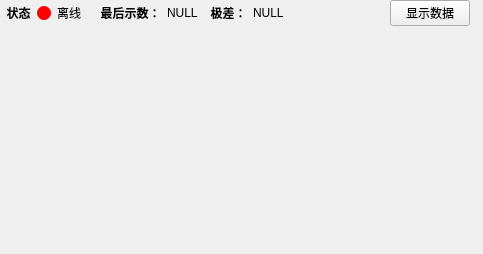
<?xml version="1.0" encoding="UTF-8"?>
<ui version="4.0">
 <class>CollectPanel</class>
 <widget class="QWidget" name="CollectPanel">
  <property name="geometry">
   <rect>
    <x>0</x>
    <y>0</y>
    <width>483</width>
    <height>254</height>
   </rect>
  </property>
  <property name="windowTitle">
   <string>Form</string>
  </property>
  <layout class="QGridLayout" name="gridLayout_3">
   <property name="leftMargin">
    <number>0</number>
   </property>
   <property name="topMargin">
    <number>0</number>
   </property>
   <property name="rightMargin">
    <number>0</number>
   </property>
   <property name="bottomMargin">
    <number>0</number>
   </property>
   <item row="0" column="0">
    <layout class="QHBoxLayout" name="horizontalLayout_30">
     <item>
      <widget class="QLabel" name="label_37">
       <property name="font">
        <font>
         <weight>75</weight>
         <bold>true</bold>
        </font>
       </property>
       <property name="text">
        <string>  状态</string>
       </property>
      </widget>
     </item>
     <item>
      <widget class="QLabel" name="led">
       <property name="sizePolicy">
        <sizepolicy hsizetype="Fixed" vsizetype="Fixed">
         <horstretch>0</horstretch>
         <verstretch>0</verstretch>
        </sizepolicy>
       </property>
       <property name="minimumSize">
        <size>
         <width>14</width>
         <height>14</height>
        </size>
       </property>
       <property name="maximumSize">
        <size>
         <width>14</width>
         <height>14</height>
        </size>
       </property>
       <property name="styleSheet">
        <string notr="true">border-radius:7px;background-color: red;
</string>
       </property>
       <property name="text">
        <string/>
       </property>
      </widget>
     </item>
     <item>
      <widget class="QLabel" name="ledText">
       <property name="sizePolicy">
        <sizepolicy hsizetype="Preferred" vsizetype="Preferred">
         <horstretch>0</horstretch>
         <verstretch>0</verstretch>
        </sizepolicy>
       </property>
       <property name="text">
        <string>离线  </string>
       </property>
      </widget>
     </item>
     <item>
      <widget class="QLabel" name="label_43">
       <property name="sizePolicy">
        <sizepolicy hsizetype="Preferred" vsizetype="Preferred">
         <horstretch>0</horstretch>
         <verstretch>0</verstretch>
        </sizepolicy>
       </property>
       <property name="font">
        <font>
         <weight>75</weight>
         <bold>true</bold>
        </font>
       </property>
       <property name="text">
        <string>  最后示数：</string>
       </property>
      </widget>
     </item>
     <item>
      <widget class="QLabel" name="lbLeastData">
       <property name="sizePolicy">
        <sizepolicy hsizetype="Preferred" vsizetype="Preferred">
         <horstretch>0</horstretch>
         <verstretch>0</verstretch>
        </sizepolicy>
       </property>
       <property name="text">
        <string>NULL</string>
       </property>
      </widget>
     </item>
     <item>
      <widget class="QLabel" name="label_44">
       <property name="sizePolicy">
        <sizepolicy hsizetype="Preferred" vsizetype="Preferred">
         <horstretch>0</horstretch>
         <verstretch>0</verstretch>
        </sizepolicy>
       </property>
       <property name="font">
        <font>
         <weight>75</weight>
         <bold>true</bold>
        </font>
       </property>
       <property name="text">
        <string>  极差：</string>
       </property>
      </widget>
     </item>
     <item>
      <widget class="QLabel" name="lbRange">
       <property name="sizePolicy">
        <sizepolicy hsizetype="Expanding" vsizetype="Preferred">
         <horstretch>0</horstretch>
         <verstretch>0</verstretch>
        </sizepolicy>
       </property>
       <property name="text">
        <string>NULL</string>
       </property>
      </widget>
     </item>
     <item>
      <widget class="QPushButton" name="btnShowData">
       <property name="text">
        <string>显示数据</string>
       </property>
      </widget>
     </item>
     <item>
      <widget class="QLabel" name="label">
       <property name="text">
        <string/>
       </property>
      </widget>
     </item>
    </layout>
   </item>
   <item row="1" column="0">
    <widget class="QStackedWidget" name="stackedWidget">
     <property name="currentIndex">
      <number>0</number>
     </property>
     <widget class="QWidget" name="page">
      <layout class="QGridLayout" name="gridLayout">
       <property name="leftMargin">
        <number>0</number>
       </property>
       <property name="topMargin">
        <number>0</number>
       </property>
       <property name="rightMargin">
        <number>0</number>
       </property>
       <property name="bottomMargin">
        <number>0</number>
       </property>
       <item row="0" column="0">
        <widget class="InteractChart" name="chart" native="true">
         <property name="sizePolicy">
          <sizepolicy hsizetype="Preferred" vsizetype="MinimumExpanding">
           <horstretch>0</horstretch>
           <verstretch>0</verstretch>
          </sizepolicy>
         </property>
        </widget>
       </item>
      </layout>
     </widget>
     <widget class="QWidget" name="page_2">
      <layout class="QGridLayout" name="gridLayout_2">
       <property name="leftMargin">
        <number>0</number>
       </property>
       <property name="topMargin">
        <number>0</number>
       </property>
       <property name="rightMargin">
        <number>0</number>
       </property>
       <property name="bottomMargin">
        <number>0</number>
       </property>
       <item row="0" column="0">
        <widget class="QTextEdit" name="textEdit"/>
       </item>
      </layout>
     </widget>
    </widget>
   </item>
  </layout>
 </widget>
 <customwidgets>
  <customwidget>
   <class>InteractChart</class>
   <extends>QWidget</extends>
   <header location="global">interactchart.h</header>
   <container>1</container>
  </customwidget>
 </customwidgets>
 <resources/>
 <connections/>
</ui>
